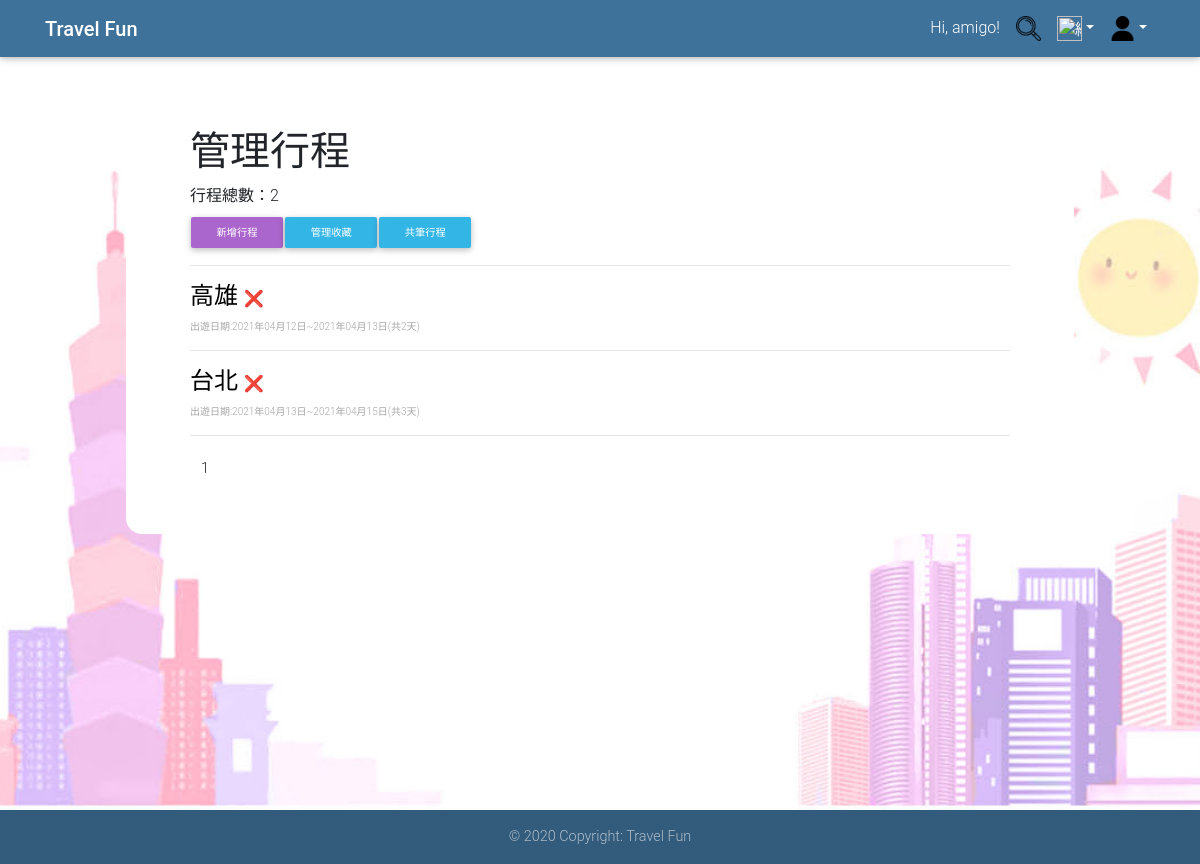
The page /membercentre/manageitinerary.php (signed in) on the database its author committed.
### tables this page shows
CREATE TABLE `itinerary` (
  `itinerary_id` int(10) NOT NULL,
  `itinerary_name` varchar(20) NOT NULL,
  `public_status` int(1) NOT NULL,
  `itinerary_date` date NOT NULL COMMENT '開始日期',
  `itinerary_days` int(3) NOT NULL,
  `user_id` varchar(20) NOT NULL COMMENT 'FK_user'
);

### membercentre/manageitinerary.php (the view, shortened to what this page needs)
<?php
mysqli_query($con, "SET NAMES UTF8");
$user_id = $_SESSION['user_id'];
$sql = "SELECT `itinerary_id`, `itinerary_name`, `public_status`, `itinerary_date`, `itinerary_days`";
$sql .= "FROM `itinerary` WHERE user_id = '$user_id'";
$sql .= " ORDER BY `itinerary`.`itinerary_date` ASC";
$result = mysqli_query($con, $sql);
$records_per_page = 10;
if (isset($_GET["page"]))
    $page = $_GET["page"];
else
    $page = 1;
$total_records = mysqli_num_rows($result);
$total_pages = ceil($total_records / $records_per_page);
$started_record = $records_per_page * ($page - 1);
if ($total_records != 0)
    mysqli_data_seek($result, $started_record);
?>
<head>
    <link rel="stylesheet" href="https://stackpath.bootstrapcdn.com/bootstrap/4.4.1/css/bootstrap.min.css">
    <link rel="stylesheet" href="../css/mdb.min.css">
    <link rel='stylesheet' href='https://rawgit.com/adrotec/knockout-file-bindings/master/knockout-file-bindings.css'>
    <link rel="stylesheet" href="../css/result.css">
</head>
<body>
    <header>
        <nav class="navbar navbar-expand-lg navbar-dark fixed-top unique-color">
            <div class="container">
                <a class="navbar-brand" href="../index.php"><strong>Travel Fun</strong></a>
                <div class="collapse navbar-collapse justify-content-end" id="navbarSupportedContent">
                    <ul class="navbar-nav">
                        <?php if (isset($_SESSION['user_id'])) { ?>
                            <li class="nav-item p-0"><a class="nav-link disabled">Hi, <?php echo $_SESSION['user_name']; ?>!</a></li>
                        <?php } else  ?>
                        <li class="nav-link p-0"> <a class="nav-link" href="../search.php"><img src="../image/search.png" alt="搜尋" height="25" width="25"></a> </li>
                        <li class="nav-item dropdown">
                            <a class="nav-link dropdown-toggle" id="navbarDropdownMenuLink-333" data-toggle="dropdown" aria-haspopup="true" aria-expanded="false"><img src="../image/all.png" alt="總覽" height="25" width="25"></a>
                        <li class="nav-item dropdown">
                            <a class="nav-link dropdown-toggle" id="navbarDropdownMenuLink-333" data-toggle="dropdown" aria-haspopup="true" aria-expanded="false"><img src="../image/login.png" alt="login" height="25" width="25"></a>
                        </li>
                    </ul>
                </div>
            </div>
        </nav>
    </header>
    <main>
        <div class="container2">
            <h1>管理行程</h1>
            <label for="name"> 行程總數：<?php echo $total_records; ?></label>
            <table>
                <td><input class="btn btn-secondary btn-block btn-sm" type="button" value="新增行程" onclick="location.href='additinerary.php'" /></td>
                <td><input class="btn btn-info btn-block btn-sm" type="button" value="管理收藏" onclick="location.href='manageFavorites.php'" /></td>
                <td><input class="btn btn-info btn-block btn-sm" type="button" value="共筆行程" onclick="location.href='shareitinerary.php'" /></td>
            </table>
            <p>
                <hr>
            <div id="left">
                <?php
                $j = 1;
                while ($row = mysqli_fetch_assoc($result)  and $j <= $records_per_page) {;
                    $itinerary_id = $row["itinerary_id"];
                    $itinerary_date = $row["itinerary_date"];
                    $itinerary_days = $row["itinerary_days"];
                    $totalday = $itinerary_days - 1;
                    echo "<div >";
                    echo "<h4><a href='modifyitinerary.php?id=" . $itinerary_id . "' style='text-decoration:none; color:black;'>" . $row["itinerary_name"] . "</a>";
                    echo "<a href=?delete=" . intval($itinerary_id) . "> <font size='3'>❌</a></font></h4>";
                    echo "<p>   <font color='#A6A6A6' size='1'>";
                    echo "出遊日期:" . date("Y年m月d日", strtotime($itinerary_date)) . "~" . date("Y年m月d日", strtotime($itinerary_date . "+ " . $totalday . " day")) . "(共" . $itinerary_days . "天)</a> ";;
                    echo  "</a></p> </font>";
                    echo "</div>";
                    echo "<hr>";
                    $j++;
                }
                ?>
            </div>
            <td colspan="2" align="center" valign="top">
                <ul class="pagination">
                    <li class="page-item">
                        <?php
                        echo "<p align='center'>";
                        for ($i = $page; $i <= min($total_pages, $page + 9); $i++) {
                            if ($i == $page)
                                echo "<li class='page-item'><a class='page-link' >$i</a></li> ";
                            else
                                echo "<li class='page-item'><a class='page-link' href='manageitinerary.php?page=$i'>$i</a></li> ";
                        }
                        ?>
                    </li>
                </ul>
            </td>
        </div>
    </main>
    <footer class="page-footer font-small unique-color fixed-bottom">
        <div class="footer-copyright text-center py-3">© 2020 Copyright: Travel Fun</div>
    </footer>
</body>
</html>

### css/result.css (style rules this page uses)
html, body { height: 100%; background-image: url("../image/background_image.jpg"); background-attachment: fixed; background-position: center; background-repeat: no-repeat; background-size: cover; }
.container2 { max-width: 948px; margin: 4em auto; padding: 4em; padding-bottom: 2em; background: #fff; border-radius: 1em; }

### rows shown on the page
itinerary: itinerary_name "高雄", itinerary_date "2021年04月12日", itinerary_date+itinerary_days "2021年04月13日", itinerary_days "2"
itinerary: itinerary_name "台北", itinerary_date "2021年04月13日", itinerary_date+itinerary_days "2021年04月15日", itinerary_days "3"

### other values the page prints
$_SESSION['user_name'] "amigo"
$total_records "2"
